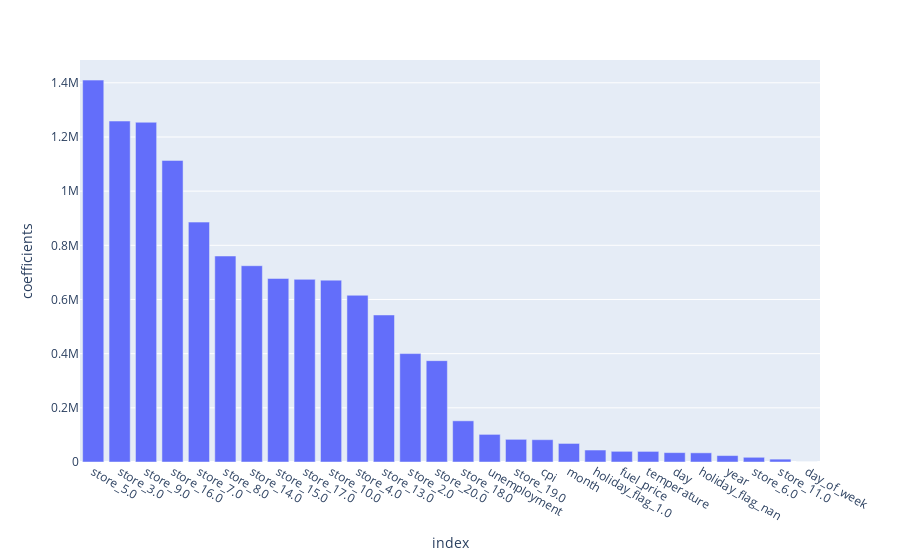

Source (notebook cell):
### Code cell
coefs = pd.DataFrame(index = all_feature_names, data = regressor.coef_.transpose(), columns=["coefficients"]).abs().sort_values(by="coefficients", ascending=False)
fig = px.bar(coefs, x= coefs.index, y ="coefficients")
fig.show()

### Figure 1 — Plotly figure (JSON) as saved in the notebook; plotly's stock layout.template omitted (floating-point values rounded to 4 significant figures)
{"data": [{"alignmentgroup": "True", "hovertemplate": "index=%{x}<br>coefficients=%{y}<extra></extra>", "legendgroup": "", "marker": {"color": "#636efa", "pattern": {"shape": ""}}, "name": "", "offsetgroup": "", "orientation": "v", "showlegend": false, "textposition": "auto", "type": "bar", "x": ["store_5.0", "store_3.0", "store_9.0", "store_16.0", "store_7.0", "store_8.0", "store_14.0", "store_15.0", "store_17.0", "store_10.0", "store_4.0", "store_13.0", "store_2.0", "store_20.0", "store_18.0", "unemployment", "store_19.0", "cpi", "month", "holiday_flag_1.0", "fuel_price", "temperature", "day", "holiday_flag_nan", "year", "store_6.0", "store_11.0", "day_of_week"], "xaxis": "x", "y": [1410000.0, 1259000.0, 1254000.0, 1113000.0, 885700.0, 760500.0, 724700.0, 677500.0, 674200.0, 671500.0, 615500.0, 542800.0, 400300.0, 374100.0, 152000.0, 102000.0, 83690.0, 82350.0, 68530.0, 44210.0, 39440.0, 39120.0, 34630.0, 33870.0, 23750.0, 17400.0, 10550.0, 1.455e-09], "yaxis": "y"}], "layout": {"barmode": "relative", "legend": {"tracegroupgap": 0}, "margin": {"t": 60}, "xaxis": {"anchor": "y", "domain": [0, 1], "title": {"text": "index"}}, "yaxis": {"anchor": "x", "domain": [0, 1], "title": {"text": "coefficients"}}}}
